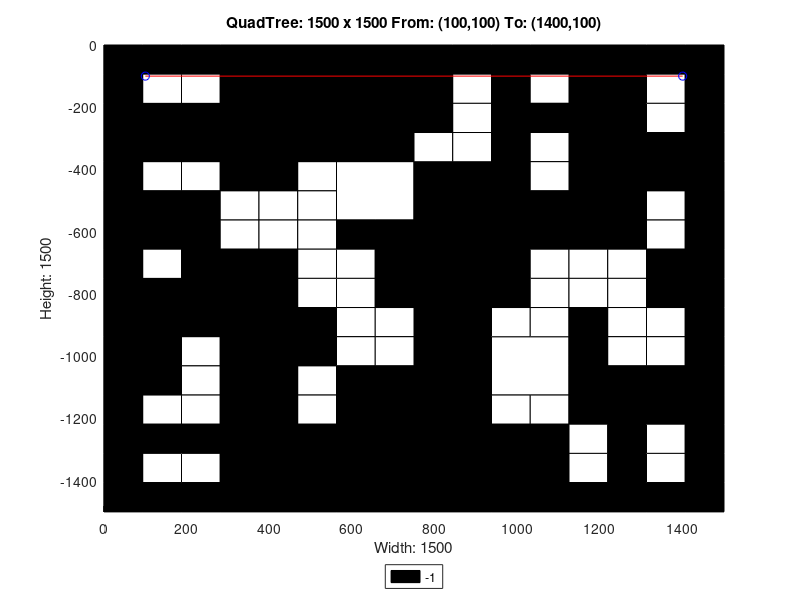

Write the MATLAB code that produced this figure.
axis([0 1500 -1500 0]);
title('QuadTree: 1500 x 1500 From: (100,100) To: (1400,100)');
xlabel('Width: 1500');
ylabel('Height: 1500');
rectangle('Position',[375 -375 375 375], 'FaceColor',[0 0 0]);
rectangle('Position',[0 -375 187.5 187.5], 'FaceColor',[0 0 0]);
rectangle('Position',[187.5 -375 187.5 187.5], 'FaceColor',[0 0 0]);
rectangle('Position',[562.5 -562.5 187.5 187.5], 'FaceColor',[1 1 1]);
rectangle('Position',[1125 -187.5 187.5 187.5], 'FaceColor',[0 0 0]);
rectangle('Position',[1125 -375 187.5 187.5], 'FaceColor',[0 0 0]);
rectangle('Position',[750 -562.5 187.5 187.5], 'FaceColor',[0 0 0]);
rectangle('Position',[750 -750 187.5 187.5], 'FaceColor',[0 0 0]);
rectangle('Position',[1125 -562.5 187.5 187.5], 'FaceColor',[0 0 0]);
rectangle('Position',[0 -937.5 187.5 187.5], 'FaceColor',[0 0 0]);
rectangle('Position',[187.5 -937.5 187.5 187.5], 'FaceColor',[0 0 0]);
rectangle('Position',[0 -1125 187.5 187.5], 'FaceColor',[0 0 0]);
rectangle('Position',[562.5 -1312.5 187.5 187.5], 'FaceColor',[0 0 0]);
rectangle('Position',[375 -1500 187.5 187.5], 'FaceColor',[0 0 0]);
rectangle('Position',[562.5 -1500 187.5 187.5], 'FaceColor',[0 0 0]);
rectangle('Position',[750 -937.5 187.5 187.5], 'FaceColor',[0 0 0]);
rectangle('Position',[750 -1125 187.5 187.5], 'FaceColor',[0 0 0]);
rectangle('Position',[937.5 -1125 187.5 187.5], 'FaceColor',[1 1 1]);
rectangle('Position',[750 -1312.5 187.5 187.5], 'FaceColor',[0 0 0]);
rectangle('Position',[750 -1500 187.5 187.5], 'FaceColor',[0 0 0]);
rectangle('Position',[937.5 -1500 187.5 187.5], 'FaceColor',[0 0 0]);
rectangle('Position',[0 -93.75 93.75 93.75], 'FaceColor',[0 0 0]);
rectangle('Position',[93.75 -93.75 93.75 93.75], 'FaceColor',[0 0 0]);
rectangle('Position',[0 -187.5 93.75 93.75], 'FaceColor',[0 0 0]);
rectangle('Position',[93.75 -187.5 93.75 93.75], 'FaceColor',[1 1 1]);
rectangle('Position',[187.5 -93.75 93.75 93.75], 'FaceColor',[0 0 0]);
rectangle('Position',[281.25 -93.75 93.75 93.75], 'FaceColor',[0 0 0]);
rectangle('Position',[187.5 -187.5 93.75 93.75], 'FaceColor',[1 1 1]);
rectangle('Position',[281.25 -187.5 93.75 93.75], 'FaceColor',[0 0 0]);
rectangle('Position',[0 -468.75 93.75 93.75], 'FaceColor',[0 0 0]);
rectangle('Position',[93.75 -468.75 93.75 93.75], 'FaceColor',[1 1 1]);
rectangle('Position',[0 -562.5 93.75 93.75], 'FaceColor',[0 0 0]);
rectangle('Position',[93.75 -562.5 93.75 93.75], 'FaceColor',[0 0 0]);
rectangle('Position',[187.5 -468.75 93.75 93.75], 'FaceColor',[1 1 1]);
rectangle('Position',[281.25 -468.75 93.75 93.75], 'FaceColor',[0 0 0]);
rectangle('Position',[187.5 -562.5 93.75 93.75], 'FaceColor',[0 0 0]);
rectangle('Position',[281.25 -562.5 93.75 93.75], 'FaceColor',[1 1 1]);
rectangle('Position',[0 -656.25 93.75 93.75], 'FaceColor',[0 0 0]);
rectangle('Position',[93.75 -656.25 93.75 93.75], 'FaceColor',[0 0 0]);
rectangle('Position',[0 -750 93.75 93.75], 'FaceColor',[0 0 0]);
rectangle('Position',[93.75 -750 93.75 93.75], 'FaceColor',[1 1 1]);
rectangle('Position',[187.5 -656.25 93.75 93.75], 'FaceColor',[0 0 0]);
rectangle('Position',[281.25 -656.25 93.75 93.75], 'FaceColor',[1 1 1]);
rectangle('Position',[187.5 -750 93.75 93.75], 'FaceColor',[0 0 0]);
rectangle('Position',[281.25 -750 93.75 93.75], 'FaceColor',[0 0 0]);
rectangle('Position',[375 -468.75 93.75 93.75], 'FaceColor',[0 0 0]);
rectangle('Position',[468.75 -468.75 93.75 93.75], 'FaceColor',[1 1 1]);
rectangle('Position',[375 -562.5 93.75 93.75], 'FaceColor',[1 1 1]);
rectangle('Position',[468.75 -562.5 93.75 93.75], 'FaceColor',[1 1 1]);
rectangle('Position',[375 -656.25 93.75 93.75], 'FaceColor',[1 1 1]);
rectangle('Position',[468.75 -656.25 93.75 93.75], 'FaceColor',[1 1 1]);
rectangle('Position',[375 -750 93.75 93.75], 'FaceColor',[0 0 0]);
rectangle('Position',[468.75 -750 93.75 93.75], 'FaceColor',[1 1 1]);
rectangle('Position',[562.5 -656.25 93.75 93.75], 'FaceColor',[0 0 0]);
rectangle('Position',[656.25 -656.25 93.75 93.75], 'FaceColor',[0 0 0]);
rectangle('Position',[562.5 -750 93.75 93.75], 'FaceColor',[1 1 1]);
rectangle('Position',[656.25 -750 93.75 93.75], 'FaceColor',[0 0 0]);
rectangle('Position',[750 -93.75 93.75 93.75], 'FaceColor',[0 0 0]);
rectangle('Position',[843.75 -93.75 93.75 93.75], 'FaceColor',[0 0 0]);
rectangle('Position',[750 -187.5 93.75 93.75], 'FaceColor',[0 0 0]);
rectangle('Position',[843.75 -187.5 93.75 93.75], 'FaceColor',[1 1 1]);
rectangle('Position',[937.5 -93.75 93.75 93.75], 'FaceColor',[0 0 0]);
rectangle('Position',[1031.25 -93.75 93.75 93.75], 'FaceColor',[0 0 0]);
rectangle('Position',[937.5 -187.5 93.75 93.75], 'FaceColor',[0 0 0]);
rectangle('Position',[1031.25 -187.5 93.75 93.75], 'FaceColor',[1 1 1]);
rectangle('Position',[750 -281.25 93.75 93.75], 'FaceColor',[0 0 0]);
rectangle('Position',[843.75 -281.25 93.75 93.75], 'FaceColor',[1 1 1]);
rectangle('Position',[750 -375 93.75 93.75], 'FaceColor',[1 1 1]);
rectangle('Position',[843.75 -375 93.75 93.75], 'FaceColor',[1 1 1]);
rectangle('Position',[937.5 -281.25 93.75 93.75], 'FaceColor',[0 0 0]);
rectangle('Position',[1031.25 -281.25 93.75 93.75], 'FaceColor',[0 0 0]);
rectangle('Position',[937.5 -375 93.75 93.75], 'FaceColor',[0 0 0]);
rectangle('Position',[1031.25 -375 93.75 93.75], 'FaceColor',[1 1 1]);
rectangle('Position',[1312.5 -93.75 93.75 93.75], 'FaceColor',[0 0 0]);
rectangle('Position',[1406.25 -93.75 93.75 93.75], 'FaceColor',[0 0 0]);
rectangle('Position',[1312.5 -187.5 93.75 93.75], 'FaceColor',[1 1 1]);
rectangle('Position',[1406.25 -187.5 93.75 93.75], 'FaceColor',[0 0 0]);
rectangle('Position',[1312.5 -281.25 93.75 93.75], 'FaceColor',[1 1 1]);
rectangle('Position',[1406.25 -281.25 93.75 93.75], 'FaceColor',[0 0 0]);
rectangle('Position',[1312.5 -375 93.75 93.75], 'FaceColor',[0 0 0]);
rectangle('Position',[1406.25 -375 93.75 93.75], 'FaceColor',[0 0 0]);
rectangle('Position',[937.5 -468.75 93.75 93.75], 'FaceColor',[0 0 0]);
rectangle('Position',[1031.25 -468.75 93.75 93.75], 'FaceColor',[1 1 1]);
rectangle('Position',[937.5 -562.5 93.75 93.75], 'FaceColor',[0 0 0]);
rectangle('Position',[1031.25 -562.5 93.75 93.75], 'FaceColor',[0 0 0]);
rectangle('Position',[937.5 -656.25 93.75 93.75], 'FaceColor',[0 0 0]);
rectangle('Position',[1031.25 -656.25 93.75 93.75], 'FaceColor',[0 0 0]);
rectangle('Position',[937.5 -750 93.75 93.75], 'FaceColor',[0 0 0]);
rectangle('Position',[1031.25 -750 93.75 93.75], 'FaceColor',[1 1 1]);
rectangle('Position',[1312.5 -468.75 93.75 93.75], 'FaceColor',[0 0 0]);
rectangle('Position',[1406.25 -468.75 93.75 93.75], 'FaceColor',[0 0 0]);
rectangle('Position',[1312.5 -562.5 93.75 93.75], 'FaceColor',[1 1 1]);
rectangle('Position',[1406.25 -562.5 93.75 93.75], 'FaceColor',[0 0 0]);
rectangle('Position',[1125 -656.25 93.75 93.75], 'FaceColor',[0 0 0]);
rectangle('Position',[1218.75 -656.25 93.75 93.75], 'FaceColor',[0 0 0]);
rectangle('Position',[1125 -750 93.75 93.75], 'FaceColor',[1 1 1]);
rectangle('Position',[1218.75 -750 93.75 93.75], 'FaceColor',[1 1 1]);
rectangle('Position',[1312.5 -656.25 93.75 93.75], 'FaceColor',[1 1 1]);
rectangle('Position',[1406.25 -656.25 93.75 93.75], 'FaceColor',[0 0 0]);
rectangle('Position',[1312.5 -750 93.75 93.75], 'FaceColor',[0 0 0]);
rectangle('Position',[1406.25 -750 93.75 93.75], 'FaceColor',[0 0 0]);
rectangle('Position',[187.5 -1031.25 93.75 93.75], 'FaceColor',[1 1 1]);
rectangle('Position',[281.25 -1031.25 93.75 93.75], 'FaceColor',[0 0 0]);
rectangle('Position',[187.5 -1125 93.75 93.75], 'FaceColor',[1 1 1]);
rectangle('Position',[281.25 -1125 93.75 93.75], 'FaceColor',[0 0 0]);
rectangle('Position',[375 -843.75 93.75 93.75], 'FaceColor',[0 0 0]);
rectangle('Position',[468.75 -843.75 93.75 93.75], 'FaceColor',[1 1 1]);
rectangle('Position',[375 -937.5 93.75 93.75], 'FaceColor',[0 0 0]);
rectangle('Position',[468.75 -937.5 93.75 93.75], 'FaceColor',[0 0 0]);
rectangle('Position',[562.5 -843.75 93.75 93.75], 'FaceColor',[1 1 1]);
rectangle('Position',[656.25 -843.75 93.75 93.75], 'FaceColor',[0 0 0]);
rectangle('Position',[562.5 -937.5 93.75 93.75], 'FaceColor',[1 1 1]);
rectangle('Position',[656.25 -937.5 93.75 93.75], 'FaceColor',[1 1 1]);
rectangle('Position',[375 -1031.25 93.75 93.75], 'FaceColor',[0 0 0]);
rectangle('Position',[468.75 -1031.25 93.75 93.75], 'FaceColor',[0 0 0]);
rectangle('Position',[375 -1125 93.75 93.75], 'FaceColor',[0 0 0]);
rectangle('Position',[468.75 -1125 93.75 93.75], 'FaceColor',[1 1 1]);
rectangle('Position',[562.5 -1031.25 93.75 93.75], 'FaceColor',[1 1 1]);
rectangle('Position',[656.25 -1031.25 93.75 93.75], 'FaceColor',[1 1 1]);
rectangle('Position',[562.5 -1125 93.75 93.75], 'FaceColor',[0 0 0]);
rectangle('Position',[656.25 -1125 93.75 93.75], 'FaceColor',[0 0 0]);
rectangle('Position',[0 -1218.75 93.75 93.75], 'FaceColor',[0 0 0]);
rectangle('Position',[93.75 -1218.75 93.75 93.75], 'FaceColor',[1 1 1]);
rectangle('Position',[0 -1312.5 93.75 93.75], 'FaceColor',[0 0 0]);
rectangle('Position',[93.75 -1312.5 93.75 93.75], 'FaceColor',[0 0 0]);
rectangle('Position',[187.5 -1218.75 93.75 93.75], 'FaceColor',[1 1 1]);
rectangle('Position',[281.25 -1218.75 93.75 93.75], 'FaceColor',[0 0 0]);
rectangle('Position',[187.5 -1312.5 93.75 93.75], 'FaceColor',[0 0 0]);
rectangle('Position',[281.25 -1312.5 93.75 93.75], 'FaceColor',[0 0 0]);
rectangle('Position',[0 -1406.25 93.75 93.75], 'FaceColor',[0 0 0]);
rectangle('Position',[93.75 -1406.25 93.75 93.75], 'FaceColor',[1 1 1]);
rectangle('Position',[0 -1500 93.75 93.75], 'FaceColor',[0 0 0]);
rectangle('Position',[93.75 -1500 93.75 93.75], 'FaceColor',[0 0 0]);
rectangle('Position',[187.5 -1406.25 93.75 93.75], 'FaceColor',[1 1 1]);
rectangle('Position',[281.25 -1406.25 93.75 93.75], 'FaceColor',[0 0 0]);
rectangle('Position',[187.5 -1500 93.75 93.75], 'FaceColor',[0 0 0]);
rectangle('Position',[281.25 -1500 93.75 93.75], 'FaceColor',[0 0 0]);
rectangle('Position',[375 -1218.75 93.75 93.75], 'FaceColor',[0 0 0]);
rectangle('Position',[468.75 -1218.75 93.75 93.75], 'FaceColor',[1 1 1]);
rectangle('Position',[375 -1312.5 93.75 93.75], 'FaceColor',[0 0 0]);
rectangle('Position',[468.75 -1312.5 93.75 93.75], 'FaceColor',[0 0 0]);
rectangle('Position',[937.5 -843.75 93.75 93.75], 'FaceColor',[0 0 0]);
rectangle('Position',[1031.25 -843.75 93.75 93.75], 'FaceColor',[1 1 1]);
rectangle('Position',[937.5 -937.5 93.75 93.75], 'FaceColor',[1 1 1]);
rectangle('Position',[1031.25 -937.5 93.75 93.75], 'FaceColor',[1 1 1]);
rectangle('Position',[1125 -843.75 93.75 93.75], 'FaceColor',[1 1 1]);
rectangle('Position',[1218.75 -843.75 93.75 93.75], 'FaceColor',[1 1 1]);
rectangle('Position',[1125 -937.5 93.75 93.75], 'FaceColor',[0 0 0]);
rectangle('Position',[1218.75 -937.5 93.75 93.75], 'FaceColor',[1 1 1]);
rectangle('Position',[1312.5 -843.75 93.75 93.75], 'FaceColor',[0 0 0]);
rectangle('Position',[1406.25 -843.75 93.75 93.75], 'FaceColor',[0 0 0]);
rectangle('Position',[1312.5 -937.5 93.75 93.75], 'FaceColor',[1 1 1]);
rectangle('Position',[1406.25 -937.5 93.75 93.75], 'FaceColor',[0 0 0]);
rectangle('Position',[1125 -1031.25 93.75 93.75], 'FaceColor',[0 0 0]);
rectangle('Position',[1218.75 -1031.25 93.75 93.75], 'FaceColor',[1 1 1]);
rectangle('Position',[1125 -1125 93.75 93.75], 'FaceColor',[0 0 0]);
rectangle('Position',[1218.75 -1125 93.75 93.75], 'FaceColor',[0 0 0]);
rectangle('Position',[1312.5 -1031.25 93.75 93.75], 'FaceColor',[1 1 1]);
rectangle('Position',[1406.25 -1031.25 93.75 93.75], 'FaceColor',[0 0 0]);
rectangle('Position',[1312.5 -1125 93.75 93.75], 'FaceColor',[0 0 0]);
rectangle('Position',[1406.25 -1125 93.75 93.75], 'FaceColor',[0 0 0]);
rectangle('Position',[937.5 -1218.75 93.75 93.75], 'FaceColor',[1 1 1]);
rectangle('Position',[1031.25 -1218.75 93.75 93.75], 'FaceColor',[1 1 1]);
rectangle('Position',[937.5 -1312.5 93.75 93.75], 'FaceColor',[0 0 0]);
rectangle('Position',[1031.25 -1312.5 93.75 93.75], 'FaceColor',[0 0 0]);
rectangle('Position',[1125 -1218.75 93.75 93.75], 'FaceColor',[0 0 0]);
rectangle('Position',[1218.75 -1218.75 93.75 93.75], 'FaceColor',[0 0 0]);
rectangle('Position',[1125 -1312.5 93.75 93.75], 'FaceColor',[1 1 1]);
rectangle('Position',[1218.75 -1312.5 93.75 93.75], 'FaceColor',[0 0 0]);
rectangle('Position',[1312.5 -1218.75 93.75 93.75], 'FaceColor',[0 0 0]);
rectangle('Position',[1406.25 -1218.75 93.75 93.75], 'FaceColor',[0 0 0]);
rectangle('Position',[1312.5 -1312.5 93.75 93.75], 'FaceColor',[1 1 1]);
rectangle('Position',[1406.25 -1312.5 93.75 93.75], 'FaceColor',[0 0 0]);
rectangle('Position',[1125 -1406.25 93.75 93.75], 'FaceColor',[1 1 1]);
rectangle('Position',[1218.75 -1406.25 93.75 93.75], 'FaceColor',[0 0 0]);
rectangle('Position',[1125 -1500 93.75 93.75], 'FaceColor',[0 0 0]);
rectangle('Position',[1218.75 -1500 93.75 93.75], 'FaceColor',[0 0 0]);
rectangle('Position',[1312.5 -1406.25 93.75 93.75], 'FaceColor',[1 1 1]);
rectangle('Position',[1406.25 -1406.25 93.75 93.75], 'FaceColor',[0 0 0]);
rectangle('Position',[1312.5 -1500 93.75 93.75], 'FaceColor',[0 0 0]);
rectangle('Position',[1406.25 -1500 93.75 93.75], 'FaceColor',[0 0 0]);
X=[1400,100];
Y=[-100,-100];
hold on;
plot(X,Y,'r');
plot(X,Y,'bo');
legend('-1','Location','southoutside');
